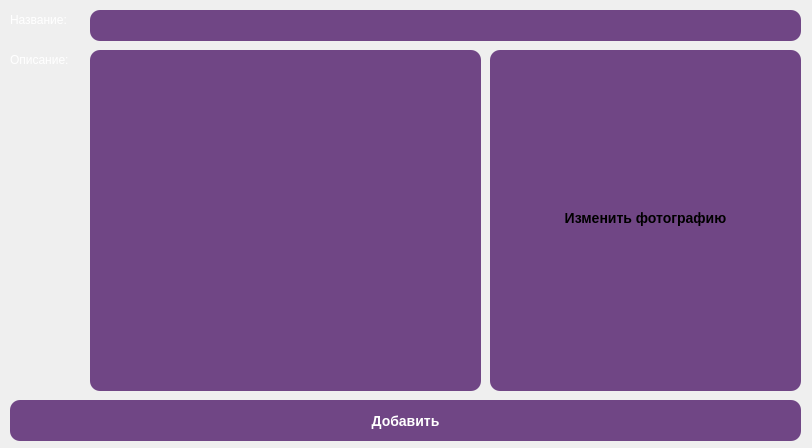
<?xml version="1.0" encoding="UTF-8"?>
<ui version="4.0">
 <class>Dialog</class>
 <widget class="QDialog" name="Dialog">
  <property name="geometry">
   <rect>
    <x>0</x>
    <y>0</y>
    <width>812</width>
    <height>448</height>
   </rect>
  </property>
  <property name="windowTitle">
   <string>Add</string>
  </property>
  <widget class="QLineEdit" name="lineEdit">
   <property name="geometry">
    <rect>
     <x>90</x>
     <y>10</y>
     <width>711</width>
     <height>31</height>
    </rect>
   </property>
   <property name="styleSheet">
    <string notr="true">background-color: rgba(59, 0, 89, 180);
color: rgb(255, 255, 255);
border-style: outset;
border-widht:2px;
border-radius:10px;
border-color:black;
font:bold 14px;</string>
   </property>
  </widget>
  <widget class="QPushButton" name="pushButton">
   <property name="geometry">
    <rect>
     <x>10</x>
     <y>400</y>
     <width>791</width>
     <height>41</height>
    </rect>
   </property>
   <property name="styleSheet">
    <string notr="true">background-color: rgba(59, 0, 89, 180);
color: rgb(255, 255, 255);
border-style: outset;
border-widht:2px;
border-radius:10px;
border-color:black;
font:bold 14px;</string>
   </property>
   <property name="text">
    <string>Добавить</string>
   </property>
  </widget>
  <widget class="QLabel" name="label">
   <property name="geometry">
    <rect>
     <x>10</x>
     <y>10</y>
     <width>71</width>
     <height>20</height>
    </rect>
   </property>
   <property name="styleSheet">
    <string notr="true">background-color: rgba(85, 170, 127, 0);
color: rgb(255, 255, 255);
font: 75 9pt &quot;MS Shell Dlg 2&quot;;</string>
   </property>
   <property name="text">
    <string>Название:</string>
   </property>
  </widget>
  <widget class="QLabel" name="label_2">
   <property name="geometry">
    <rect>
     <x>10</x>
     <y>50</y>
     <width>121</width>
     <height>20</height>
    </rect>
   </property>
   <property name="styleSheet">
    <string notr="true">background-color: rgba(85, 170, 127, 0);
color: rgb(255, 255, 255);
font: 75 9pt &quot;MS Shell Dlg 2&quot;;</string>
   </property>
   <property name="text">
    <string>Описание:</string>
   </property>
  </widget>
  <widget class="QTextEdit" name="textEdit">
   <property name="geometry">
    <rect>
     <x>90</x>
     <y>50</y>
     <width>391</width>
     <height>341</height>
    </rect>
   </property>
   <property name="styleSheet">
    <string notr="true">background-color: rgba(59, 0, 89, 180);
color: rgb(255, 255, 255);
border-style: outset;
border-widht:2px;
border-radius:10px;
border-color:black;
font:bold 14px;</string>
   </property>
  </widget>
  <widget class="QLabel" name="label_3">
   <property name="geometry">
    <rect>
     <x>490</x>
     <y>50</y>
     <width>311</width>
     <height>341</height>
    </rect>
   </property>
   <property name="styleSheet">
    <string notr="true">background-color: rgba(59, 0, 89, 180);
color: rgb(255, 255, 255);
border-style: outset;
border-widht:2px;
border-radius:10px;
border-color:black;
font:bold 14px;</string>
   </property>
   <property name="text">
    <string/>
   </property>
  </widget>
  <widget class="QPushButton" name="pushButton_2">
   <property name="geometry">
    <rect>
     <x>500</x>
     <y>57</y>
     <width>291</width>
     <height>321</height>
    </rect>
   </property>
   <property name="styleSheet">
    <string notr="true">background-color: rgba(59, 0, 89, 0);
color: rgb(0, 0, 0);
border-style: outset;
border-widht:2px;
border-radius:10px;
border-color:black;
font:bold 14px;</string>
   </property>
   <property name="text">
    <string>Изменить фотографию</string>
   </property>
  </widget>
 </widget>
 <resources/>
 <connections/>
</ui>
